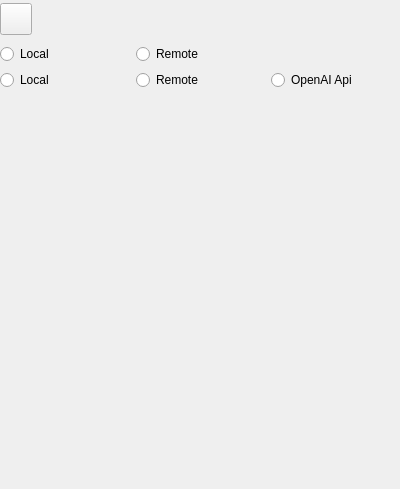
<?xml version="1.0" encoding="UTF-8"?>
<ui version="4.0">
 <class>SettingsWidget</class>
 <widget class="QWidget" name="SettingsWidget">
  <property name="geometry">
   <rect>
    <x>0</x>
    <y>0</y>
    <width>400</width>
    <height>489</height>
   </rect>
  </property>
  <property name="windowTitle">
   <string>Form</string>
  </property>
  <widget class="QWidget" name="verticalLayoutWidget">
   <property name="geometry">
    <rect>
     <x>0</x>
     <y>0</y>
     <width>401</width>
     <height>94</height>
    </rect>
   </property>
   <layout class="QVBoxLayout" name="verticalLayout">
    <item>
     <widget class="QPushButton" name="backButton">
      <property name="maximumSize">
       <size>
        <width>32</width>
        <height>32</height>
       </size>
      </property>
      <property name="text">
       <string/>
      </property>
      <property name="icon">
       <iconset theme="go-previous"/>
      </property>
     </widget>
    </item>
    <item>
     <layout class="QGridLayout" name="gridLayout">
      <item row="3" column="0">
       <widget class="QRadioButton" name="recorderLocalButton">
        <property name="text">
         <string>Local</string>
        </property>
       </widget>
      </item>
      <item row="5" column="0">
       <widget class="QRadioButton" name="transcriberLocalWhisperButton">
        <property name="text">
         <string>Local</string>
        </property>
       </widget>
      </item>
      <item row="3" column="2">
       <widget class="QRadioButton" name="recorderRemoteButton">
        <property name="text">
         <string>Remote</string>
        </property>
       </widget>
      </item>
      <item row="5" column="4">
       <widget class="QRadioButton" name="trancriberOpenAIApiWhisperButton">
        <property name="text">
         <string>OpenAI Api</string>
        </property>
       </widget>
      </item>
      <item row="5" column="2">
       <widget class="QRadioButton" name="transcriberRemoteWhisperButton">
        <property name="text">
         <string>Remote</string>
        </property>
       </widget>
      </item>
     </layout>
    </item>
   </layout>
  </widget>
 </widget>
 <resources/>
 <connections/>
</ui>
